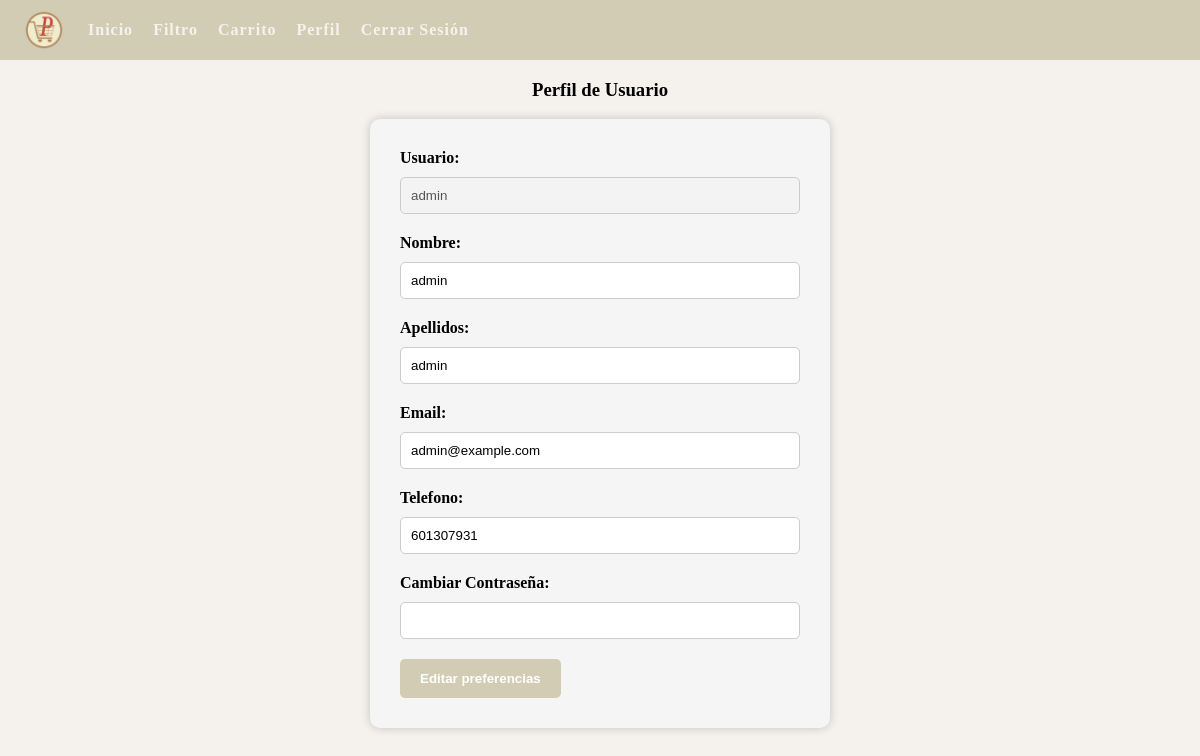
The page /mi_perfil/ (signed in) on the database as committed earlier.
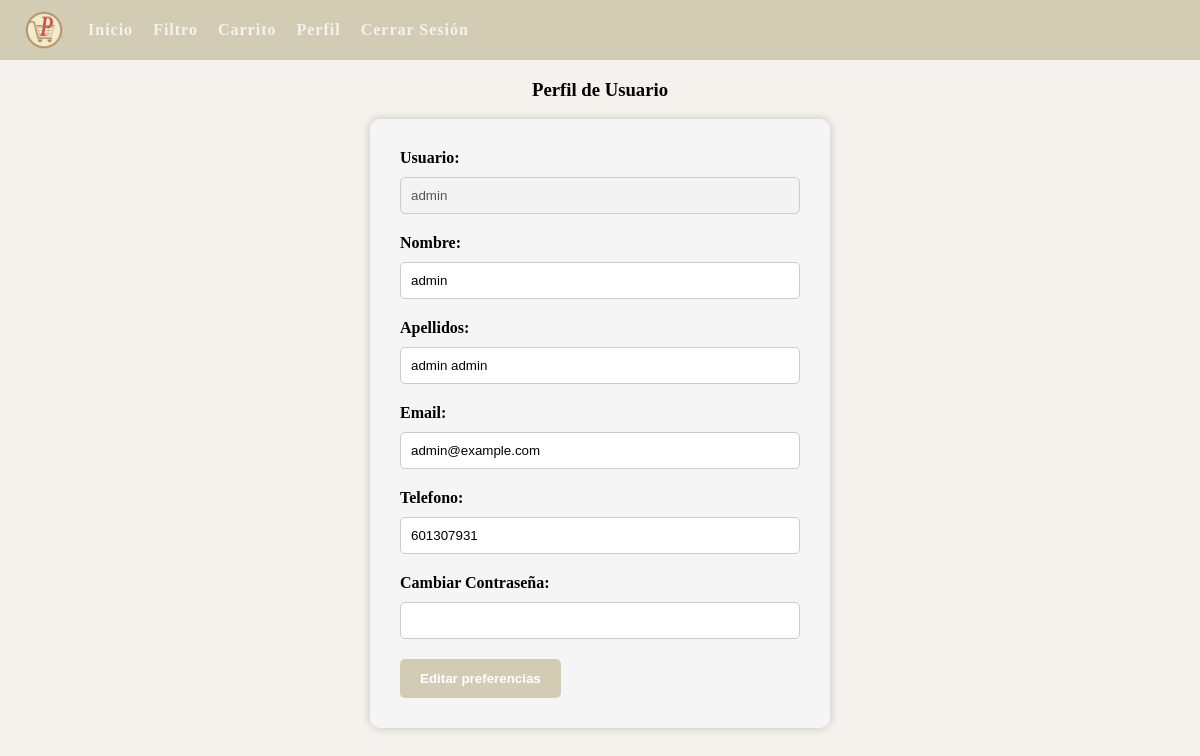
The same page on the database as committed later.
### api/models.py (models this page shows, shortened)
class User(AbstractBaseUser):
    id = models.AutoField(primary_key=True)
    username = models.CharField(max_length=30, unique=True)
    email = models.EmailField(
        verbose_name='email address',
        max_length=255,
        unique=True
    )
    first_name = models.CharField(max_length=30, blank=True)
    last_name = models.CharField(max_length=30, blank=True)
    phone = models.CharField(max_length=20, blank=True)
    is_active = models.BooleanField(default=True)
    is_admin = models.BooleanField(default=False)
    objects = CustomUserManager()
    USERNAME_FIELD = 'username'
    REQUIRED_FIELDS = ['email', 'first_name', 'last_name', 'phone']

### api/views.py (the view)
# urls.py: path("mi_perfil/", views.mi_perfil, name = "mi_perfil"),
def mi_perfil(request):
    if not request.user.is_authenticated: return redirect("login")
    return render(request, "mi_perfil.html", context = {"user": request.user})

### templates/mi_perfil.html (shortened to what this page needs)
{% extends "base.html" %}
{% load static %}
{% block js %}
<link rel="stylesheet" type="text/css" href="{% static 'css/mi_perfil.css' %}">
{% endblock %}
{%block content%}
    <div class="container">
        <h3>Perfil de Usuario</h3>
        <div class="form">
            <div class="form-group">
                <label for="user">Usuario:</label>
                <input type="text" id="user" name="user" value="{{user.username}}" disabled>
            </div>
            <div class="form-group">
                <label for="nombre">Nombre:</label>
                <input type="text" id="nombre" name="nombre" value="{{user.first_name}}">
            </div>
            <div class="form-group">
                <label for="apellidos">Apellidos:</label>
                <input type="text" id="apellidos" name="apellidos" value="{{user.last_name}}">
            </div>
            <div class="form-group">
                <label for="email">Email:</label>
                <input type="email" id="email" name="email" value="{{user.email}}">
            </div>
            <div class="form-group">
                <label for="phone">Telefono:</label>
                <input type="tel" id="phone" name="phone" value="{{user.phone}}">
            </div>
            <div class="form-group">
                <label for="contrasena">Cambiar Contraseña:</label>
                <input type="password" id="contrasena" name="contrasena">
            </div>
            <button type="submit" id="edit">Editar preferencias</button>
        </div>
    </div>
{% endblock %}

### templates/base.html (shortened to what this page needs)
{% load static %}
<html>
    <head>
        <link rel="stylesheet" type="text/css" href="{% static 'css/base.css' %}">
        {% block js %}
        {% endblock %}
    </head>
    <body>
        <header class="header">
            <nav class="nav_bar">
                <a class="la_precioteca" href="/"><img src="{% static 'media/logo2.png' %}" class="logo_precioteca"></a>
                <ul class="nav_list">
                    <li class="default_nav"><a href="/">Inicio<a></li>
                    <li class="default_nav"><a href="/filtro/">Filtro</a></li>
                    <li class="default_nav"><a href="/favoritos/">Carrito</a></li>
                    <li class="default_nav right_nav"><a href="/mi_perfil/">Perfil</a></li>
                    <li class="default_nav right_nav"><a href="/logout/">Cerrar Sesión</a></li>
                </ul>
            </nav>
        </header>
        {% block content %}
        {% endblock %}
    </body>
</html>

### static/css/base.css (style rules this page uses)
:root { --background: #F5F2EE; --foreground: #D3CCB4; }
body { background-color: var(--background); }
.header { position: fixed; top: 0; left: 0; width: 100%; background-color: var(--foreground); z-index: 100; }
.header .nav_bar { height: 60px; display: flex; align-items: center; padding: 0 20px; }
.nav_list { display: flex; list-style: none; margin: 0; padding: 0; }
.default_nav, .la_precioteca { margin-right: 20px; }
.default_nav a { color: var(--background); text-decoration: none; font-size: 16px; font-weight: bold; letter-spacing: 1px; transition: all 0.3s ease; }
.logo_precioteca { height: 80%; width: auto; float: left; }
.right_nav { float: right; }

### static/css/mi_perfil.css (style rules this page uses)
.container { display: flex; flex-direction: column; align-items: center; justify-content: center; }
div .form { width: 400px; padding: 30px; background-color: #f5f5f5; border-radius: 10px; box-shadow: 0 0 10px rgba(0, 0, 0, 0.2); }
.form-group { margin-bottom: 20px; }
label { display: block; margin-bottom: 10px; font-weight: bold; }
input[type="text"], input[type="tel"], input[type="email"], input[type="password"] { display: block; width: 100%; padding: 10px; border-radius: 5px; border: 1px solid #ccc; }
button[type="submit"] { background-color: var(--foreground); color: white; padding: 12px 20px; border: none; border-radius: 5px; font-weight: bold; cursor: pointer; }
.container { margin-top: 60px; }

Rows that differ between the two databases and show on the page:
changed User "admin": apellidos "admin" → "admin admin"
